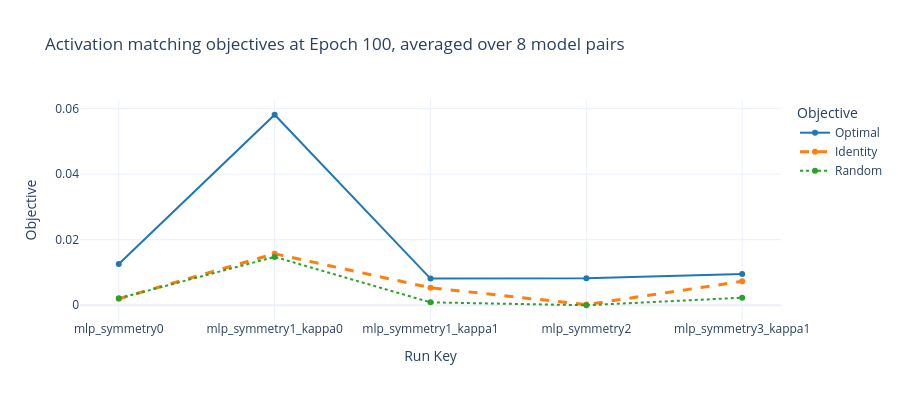
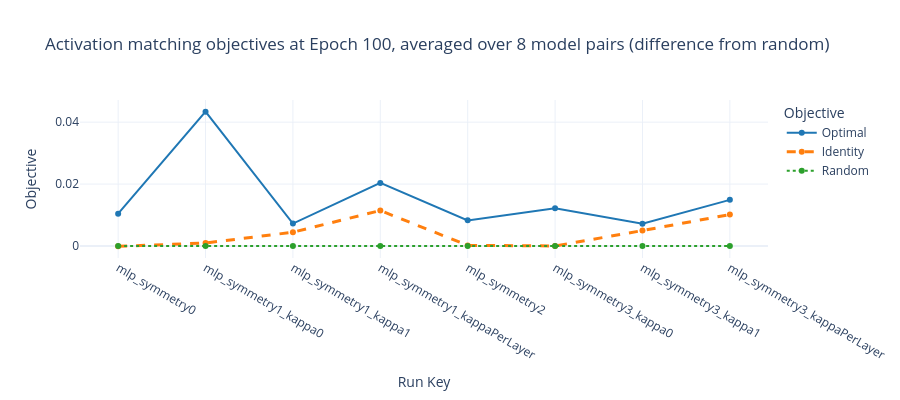

Notebook cell for these charts, in order:
### Code cell
def plot_objectives_at_epoch(df, epoch=100, plot_difference_from_random=False):
    """
    At a fixed epoch:
    - Average over (model1_index, model2_index) per run_key
    - Plot mean with std error bars
    """
    d = df[df["epoch"] == epoch]

    agg = (
        d.groupby("run_key")
        .agg(
            optimal_mean=("objective_optimal", "mean"),
            optimal_min=("objective_optimal", "min"),
            optimal_max=("objective_optimal", "max"),
            optimal_std=("objective_optimal", "std"),
            identity_mean=("objective_identity", "mean"),
            identity_min=("objective_identity", "min"),
            identity_max=("objective_identity", "max"),
            identity_std=("objective_identity", "std"),
            random_mean=("objective_random_mean", "mean"),
            random_min=("objective_random_mean", "min"),
            random_max=("objective_random_mean", "max"),
            random_std=("objective_random_mean", "std"),
        )
        .reset_index()
    )

    fig = go.Figure()

    fig.add_trace(go.Scatter(
        x=agg["run_key"],
        y=agg["optimal_mean"]-agg["random_mean"]*float(plot_difference_from_random),
        mode="markers+lines",
        name="Optimal",
        line={"color": "rgb(31, 119, 180)", "dash": "solid"},
        # error_y=dict(type="data", array=agg["optimal_std"]),
        # error_y=dict(type="data", symmetric=False, array=(agg["optimal_max"]-agg["optimal_mean"]), arrayminus=(agg["optimal_mean"]-agg["optimal_min"])),
    ))

    fig.add_trace(go.Scatter(
        x=agg["run_key"],
        y=agg["identity_mean"]-agg["random_mean"]*float(plot_difference_from_random),
        mode="markers+lines",
        name="Identity",
        line={"color": "rgb(255, 127, 14)", "dash": "dash", "width": 3},
        # error_y=dict(type="data", array=agg["identity_std"]),
        # error_y=dict(type="data", symmetric=False, array=(agg["identity_max"]-agg["identity_mean"]), arrayminus=(agg["identity_mean"]-agg["identity_min"])),
    ))

    fig.add_trace(go.Scatter(
        x=agg["run_key"],
        y=agg["random_mean"]-agg["random_mean"]*float(plot_difference_from_random),
        mode="markers+lines",
        name="Random",
        line={"color": "rgb(44, 160, 44)", "dash": "dot", "width": 2},
        # error_y=dict(type="data", array=agg["random_std"]),
        # error_y=dict(type="data", symmetric=False, array=(agg["random_max"]-agg["random_mean"]), arrayminus=(agg["random_mean"]-agg["random_min"])),
    ))

    fig.update_layout(
        title=f"Activation matching objectives at Epoch {epoch}, averaged over 8 model pairs{' (difference from random)' if plot_difference_from_random else ''}",
        xaxis_title="Run Key",
        yaxis_title="Objective",
        template="plotly_white",
        legend_title="Objective",
        height=400
    )

    return fig


# plot_objectives_at_epoch(df[df["layer"] == "lins.2.input"], epoch=100, plot_difference_from_random=False).show()
plot_objectives_at_epoch(df[df["run_key"].isin(["mlp_symmetry0", "mlp_symmetry1_kappa0", "mlp_symmetry1_kappa1", "mlp_symmetry2", "mlp_symmetry3_kappa1"])], epoch=100, plot_difference_from_random=False).show()
plot_objectives_at_epoch(df, epoch=100, plot_difference_from_random=True).show()

### Figure 1 — Plotly figure (JSON) as saved in the notebook; plotly's stock layout.template omitted (floating-point values rounded to 4 significant figures)
{"data": [{"line": {"color": "rgb(31, 119, 180)", "dash": "solid"}, "mode": "markers+lines", "name": "Optimal", "type": "scatter", "x": ["mlp_symmetry0", "mlp_symmetry1_kappa0", "mlp_symmetry1_kappa1", "mlp_symmetry2", "mlp_symmetry3_kappa1"], "y": [0.01257, 0.05814, 0.008137, 0.008281, 0.009534]}, {"line": {"color": "rgb(255, 127, 14)", "dash": "dash", "width": 3}, "mode": "markers+lines", "name": "Identity", "type": "scatter", "x": ["mlp_symmetry0", "mlp_symmetry1_kappa0", "mlp_symmetry1_kappa1", "mlp_symmetry2", "mlp_symmetry3_kappa1"], "y": [0.002003, 0.01572, 0.005336, 0.0002051, 0.007296]}, {"line": {"color": "rgb(44, 160, 44)", "dash": "dot", "width": 2}, "mode": "markers+lines", "name": "Random", "type": "scatter", "x": ["mlp_symmetry0", "mlp_symmetry1_kappa0", "mlp_symmetry1_kappa1", "mlp_symmetry2", "mlp_symmetry3_kappa1"], "y": [0.002115, 0.01476, 0.0008893, 2.857e-06, 0.002311]}], "layout": {"height": 400, "legend": {"title": {"text": "Objective"}}, "title": {"text": "Activation matching objectives at Epoch 100, averaged over 8 model pairs"}, "xaxis": {"title": {"text": "Run Key"}}, "yaxis": {"title": {"text": "Objective"}}}}

### Figure 2 — Plotly figure (JSON) as saved in the notebook; plotly's stock layout.template omitted (floating-point values rounded to 4 significant figures)
{"data": [{"line": {"color": "rgb(31, 119, 180)", "dash": "solid"}, "mode": "markers+lines", "name": "Optimal", "type": "scatter", "x": ["mlp_symmetry0", "mlp_symmetry1_kappa0", "mlp_symmetry1_kappa1", "mlp_symmetry1_kappaPerLayer", "mlp_symmetry2", "mlp_symmetry3_kappa0", "mlp_symmetry3_kappa1", "mlp_symmetry3_kappaPerLayer"], "y": [0.01045, 0.04338, 0.007248, 0.02038, 0.008278, 0.0122, 0.007224, 0.0149]}, {"line": {"color": "rgb(255, 127, 14)", "dash": "dash", "width": 3}, "mode": "markers+lines", "name": "Identity", "type": "scatter", "x": ["mlp_symmetry0", "mlp_symmetry1_kappa0", "mlp_symmetry1_kappa1", "mlp_symmetry1_kappaPerLayer", "mlp_symmetry2", "mlp_symmetry3_kappa0", "mlp_symmetry3_kappa1", "mlp_symmetry3_kappaPerLayer"], "y": [-0.000112, 0.000959, 0.004447, 0.01144, 0.0002022, 1.99e-05, 0.004986, 0.01015]}, {"line": {"color": "rgb(44, 160, 44)", "dash": "dot", "width": 2}, "mode": "markers+lines", "name": "Random", "type": "scatter", "x": ["mlp_symmetry0", "mlp_symmetry1_kappa0", "mlp_symmetry1_kappa1", "mlp_symmetry1_kappaPerLayer", "mlp_symmetry2", "mlp_symmetry3_kappa0", "mlp_symmetry3_kappa1", "mlp_symmetry3_kappaPerLayer"], "y": [0.0, 0.0, 0.0, 0.0, 0.0, 0.0, 0.0, 0.0]}], "layout": {"height": 400, "legend": {"title": {"text": "Objective"}}, "title": {"text": "Activation matching objectives at Epoch 100, averaged over 8 model pairs (difference from random)"}, "xaxis": {"title": {"text": "Run Key"}}, "yaxis": {"title": {"text": "Objective"}}}}
